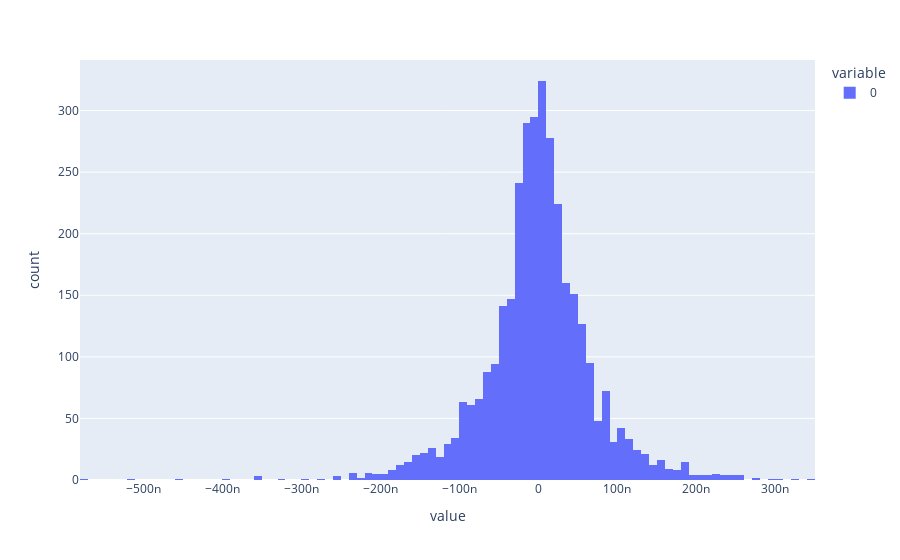

Notebook code cell kept with this figure:
### Code cell
px.histogram(raw_data[3]["gnn_output"])

### Figure 1 — Plotly figure (JSON) as saved in the notebook; plotly's stock layout.template omitted (floating-point values rounded to 4 significant figures; data arrays with more than 128 entries replaced by an {"elided": "..."} marker saying what was removed)
{"data": [{"alignmentgroup": "True", "bingroup": "x", "hovertemplate": "variable=0<br>value=%{x}<br>count=%{y}<extra></extra>", "legendgroup": "0", "marker": {"color": "#636efa", "pattern": {"shape": ""}}, "name": "0", "offsetgroup": "0", "orientation": "v", "showlegend": true, "type": "histogram", "x": {"elided": "3433 float values"}, "xaxis": "x", "yaxis": "y"}], "layout": {"barmode": "relative", "legend": {"title": {"text": "variable"}, "tracegroupgap": 0}, "margin": {"t": 60}, "xaxis": {"anchor": "y", "domain": [0, 1], "title": {"text": "value"}}, "yaxis": {"anchor": "x", "domain": [0, 1], "title": {"text": "count"}}}}
